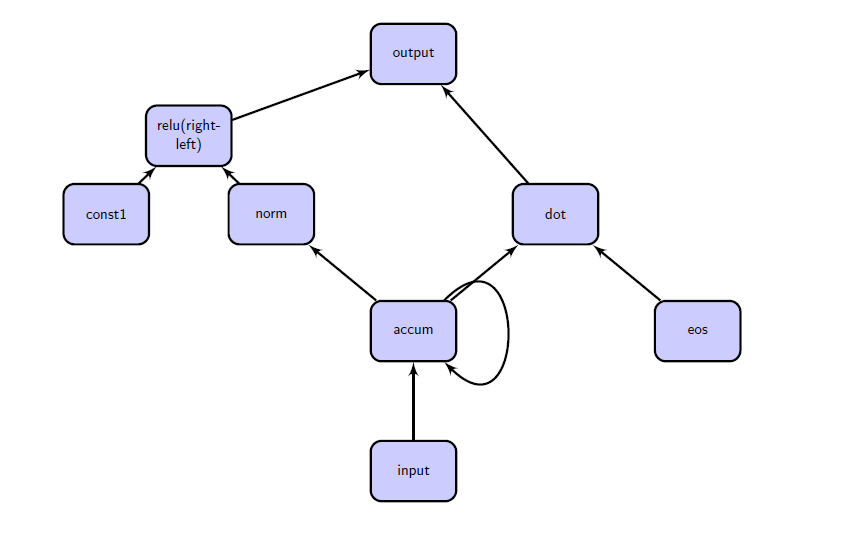
#> input picture example/hand-crafted-dmm.png, 846 x 540 px
$ jupyter execute --allow-errors trying_with_a_slide_more.ipynb
#> lines starting #> are read from the running program, lines starting #| are printed output that depends on the picture
[cell 1]
import numpy as np
from skimage import io, color, img_as_float
from IPython.display import display, Image
import cv2

[cell 2]
# because of the simplicity of our implementation, the input image must already be float
def julia_monochrome(rgb_image):
    # coeffs = np.array([0.2125, 0.7154, 0.0721], dtype=rgb.dtype) - this is Python standard
    coeffs = np.array([0.299, 0.587, 0.114], dtype=rgb_image.dtype)
    return rgb_image @ coeffs

[cell 3]
slide = io.imread("hand-crafted-dmm.png")
#> slide is the input picture: shape (540, 846, 4); mean R, G, B, A 246.5, 246.5, 250.6, 255
slide_float = img_as_float(slide)
slide_no_alpha = slide_float[:,:,:3]
s = julia_monochrome(slide_no_alpha)
#> in julia_monochrome, `return rgb_image @ coeffs`:
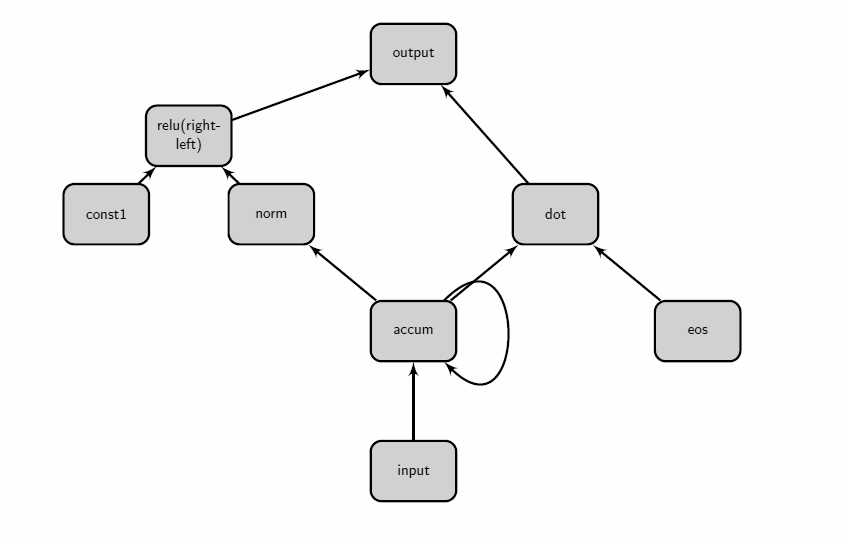
#> returned value: shape (540, 846) float64; min 0, max 1, mean 0.968

[cell 4]
slide_float.shape
#> Out = (540, 846, 4)

[cell 5]
slide_no_alpha.shape
#> Out = (540, 846, 3)

[cell 6]
def save_show(monochrome_image, file_name):
#> called with file_name = 'gray_slide.png'
    monochrome_image_uint8 = (monochrome_image * 255).astype(np.uint8)
    cv2.imwrite(file_name, monochrome_image_uint8)
    display(Image(filename=file_name))

[cell 7]
save_show(s, "gray_slide.png")

[cell 8]
# Function to normalize an image
def normalize_image(im):
    im_res = im - np.min(im)
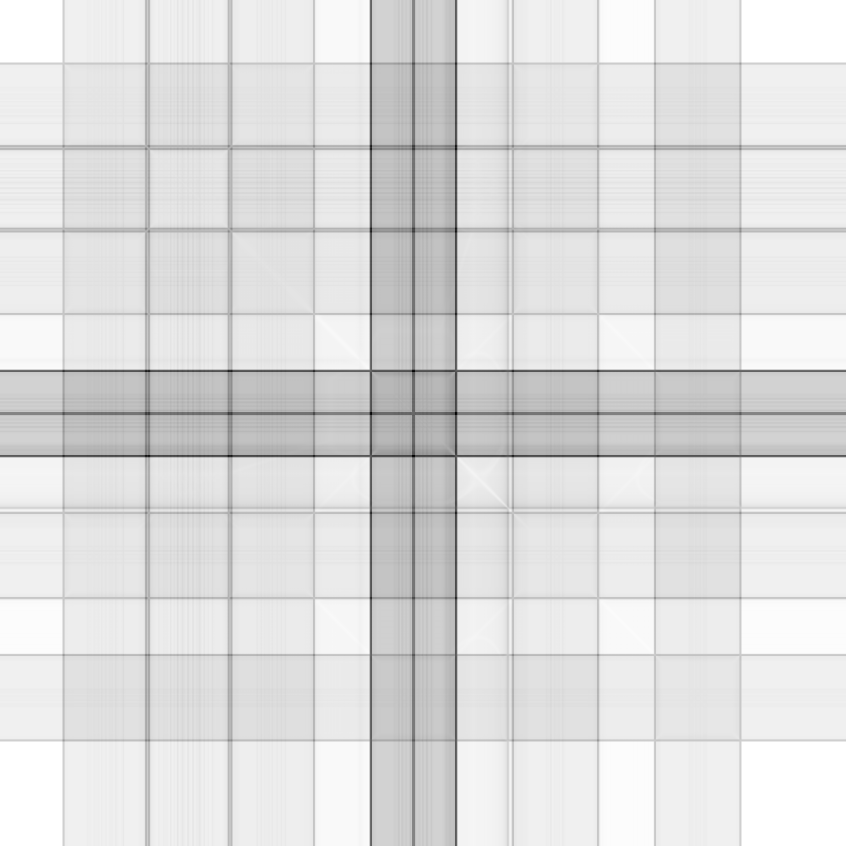
#> im_res: shape (846, 846) float64; min 0, max 256.9, mean 223.9; drawn with min black and max white
    return (1 / np.max(im_res)) * im_res
#> returned value: shape (846, 846) float64

# Function to normalize columns
def norm_columns(f, x):
    return f(x) / np.sum(f(x), axis=0)
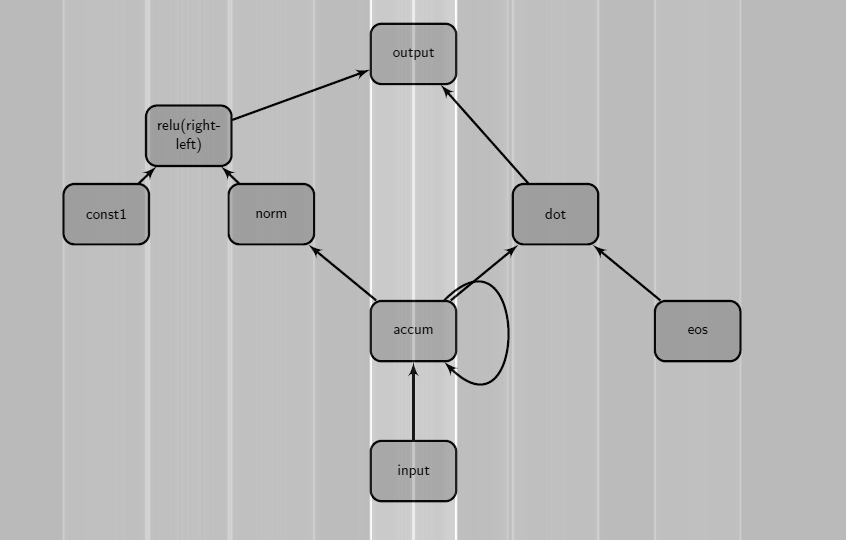
#> returned value: shape (540, 846) float64; min 0.000928, max 0.00219, mean 0.00185; drawn with min black and max white

# Function to normalize rows
def norm_rows(f, x):
    return f(x) / np.sum(f(x), axis=1)[:, np.newaxis]

# See https://chat.openai.com/share/d01e5b68-f1f5-403a-9976-1203ad4cd65c for further explanation

[cell 9]
t_s_s = normalize_image(np.dot(np.transpose(s), s))

[cell 10]
save_show(t_s_s, 'product_float64_t_s_s.png')

#> (a cell that did not finish here is left out)

#> (a cell that did not finish here is left out)

#> (a cell that did not finish here is left out)

#> (a cell that did not finish here is left out)

#> (a cell that did not finish here is left out)

[cell 16]
nc_s = normalize_image(norm_columns(lambda x: x + 1, s))
save_show(nc_s, 'nc_slides.png')

[cell 17]
t_ncs_ncs = normalize_image(np.dot(np.transpose(nc_s), nc_s))
#> in normalize_image (call 3), `im_res = im - np.min(im)`:
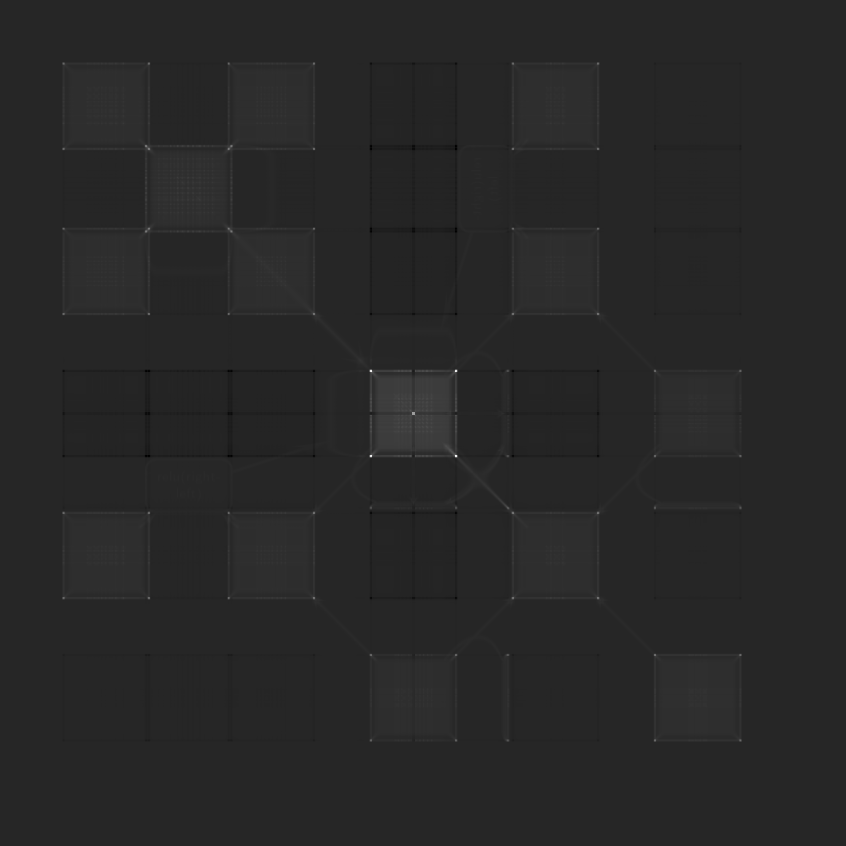
#> im_res: shape (846, 846) float64; min 0, max 98.59, mean 15.4; drawn with min black and max white
save_show(t_ncs_ncs, 'product_t_ncs_ncs.png')

[cell 18]
# let's make it a bit lighter
im_mult2 = t_ncs_ncs*2
for i in range(0, 540):
    for j in range(0, 846):
        if im_mult2[i, j] > 1.0:
            im_mult2[i, j] = 1.0
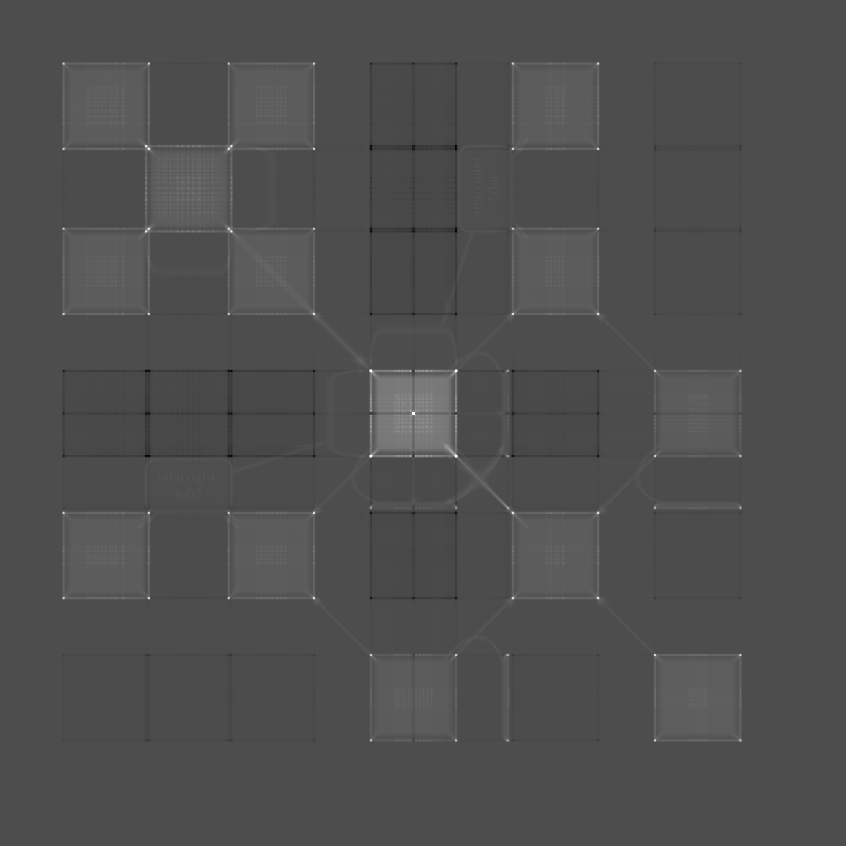
#> im_mult2: shape (846, 846) float64; min 0, max 1, mean 0.311
new_out = normalize_image(im_mult2)
save_show(new_out, "twice_as_lite.png")

[cell 19]
# let's make it a bit lighter
im_mult3 = t_ncs_ncs*3
for i in range(0, 540):
    for j in range(0, 846):
        if im_mult3[i, j] > 1.0:
            im_mult3[i, j] = 1.0
#> im_mult3: shape (846, 846) float64; min 0, max 1.35, mean 0.467
new_out_3 = normalize_image(im_mult3)
save_show(new_out_3, "3_times_as_lite.png")

#> (a cell that did not finish here is left out)

#> (a cell that did not finish here is left out)

[cell 22]
nr_s = normalize_image(norm_rows(lambda x: x + 1, s))
#> in norm_rows, `return f(x) / np.sum(f(x), axis=1)[:, np.newaxis]`:
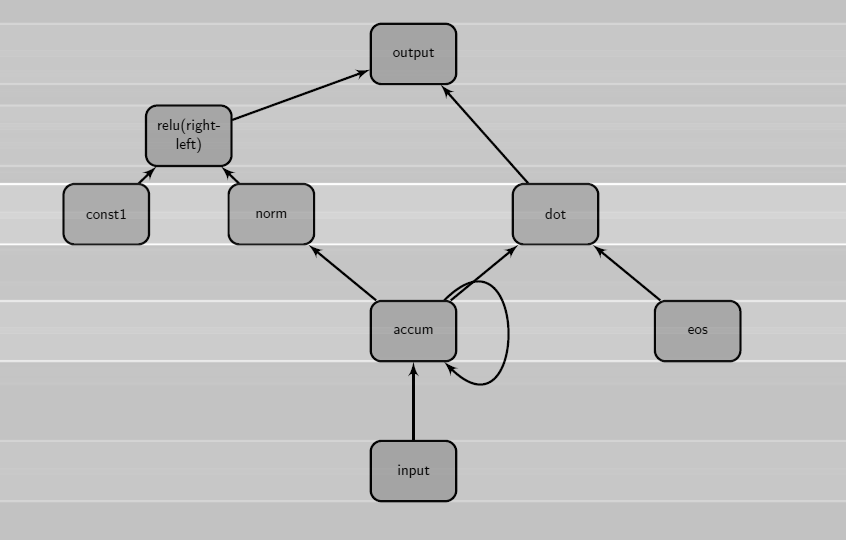
#> returned value: shape (540, 846) float64; min 0.000592, max 0.00137, mean 0.00118; drawn with min black and max white
save_show(nr_s, 'nr_slides.png')

[cell 23]
t_nrs_nrs = normalize_image(np.dot(nc_s, np.transpose(nc_s)))
#> in normalize_image (call 7), `im_res = im - np.min(im)`:
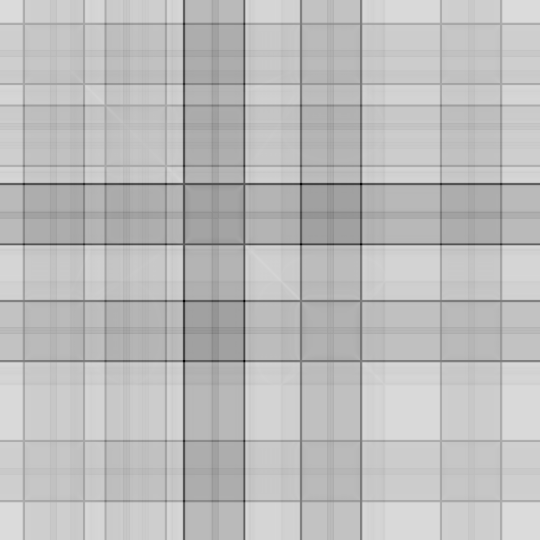
#> im_res: shape (540, 540) float64; min 0, max 219.8, mean 188.8
#> in normalize_image (call 7), `return (1 / np.max(im_res)) * im_res`:
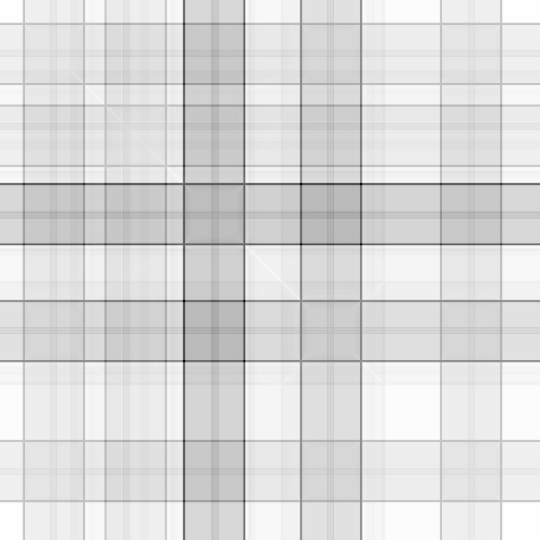
#> returned value: shape (540, 540) float64; min 0, max 1, mean 0.859
save_show(t_nrs_nrs, 'product_t_nrs_nrs.png')
